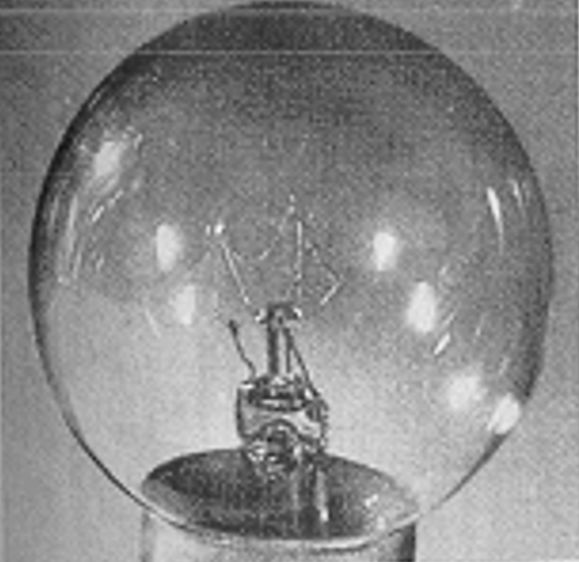
#> input picture avaragen.png, 579 x 562 px
$ python avarage_nn.py
#> lines starting #> are read from the running program, lines starting #| are printed output that depends on the picture
import numpy as np
import matplotlib.pyplot as plt

# Function to apply average filter to an image
def average_filter(image, kernel_size, n):
    # Get image dimensions
    height, width = image.shape

    # Initialize filtered image
    filtered_image = np.copy(image)

    # Plot original image
    plt.figure(figsize=(10, 5))
    plt.subplot(1, n+1, 1)
    plt.imshow(image, cmap='gray')
    plt.title('Original Image')
    plt.axis('off')

    # Apply average filtering n times
    for i in range(n):
        filtered_image_temp = np.zeros_like(image)
        for j in range(height):
            for k in range(width):
                # Define region of interest
                top = max(0, j - kernel_size // 2)
                bottom = min(height - 1, j + kernel_size // 2)
                left = max(0, k - kernel_size // 2)
                right = min(width - 1, k + kernel_size // 2)

                # Compute average value in the region of interest
                region = filtered_image[top:bottom+1, left:right+1]
                filtered_image_temp[j, k] = np.mean(region)

        # Update filtered image
        filtered_image = np.copy(filtered_image_temp)

        # Plot filtered image
        plt.subplot(1, n+1, i+2)
        plt.imshow(filtered_image, cmap='gray')
        plt.title('Iteration {}'.format(i+1))
        plt.axis('off')

    plt.show()

# Load an example image (you can use any image you want)
# Replace 'example_image.jpg' with the path to your image
image = plt.imread('avaragen.png')
#> image is the input picture: shape (562, 579, 4) float32; mean R, G, B, A 0.539, 0.539, 0.539, 1

# Convert image to grayscale if it's RGB
if len(image.shape) == 3:
    image = np.mean(image, axis=2)
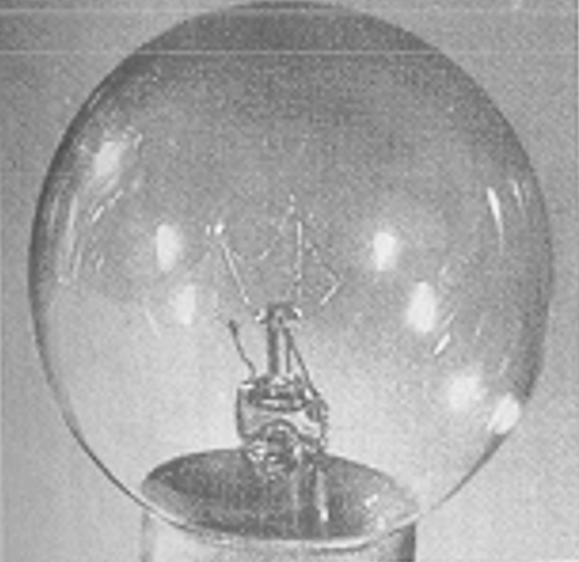
#> image: shape (562, 579) float32; min 0.297, max 0.988, mean 0.654

# Prompt user to input kernel size and number of iterations
kernel_size = int(input("Enter kernel size: "))
#> the answer given: 100
n_iterations = int(input("Enter number of iterations: "))
#> the answer given: 3

# Apply average filtering with the specified kernel size and number of iterations
average_filter(image, kernel_size, n_iterations)
#> after the loop in average_filter, `for i in range(n):`:
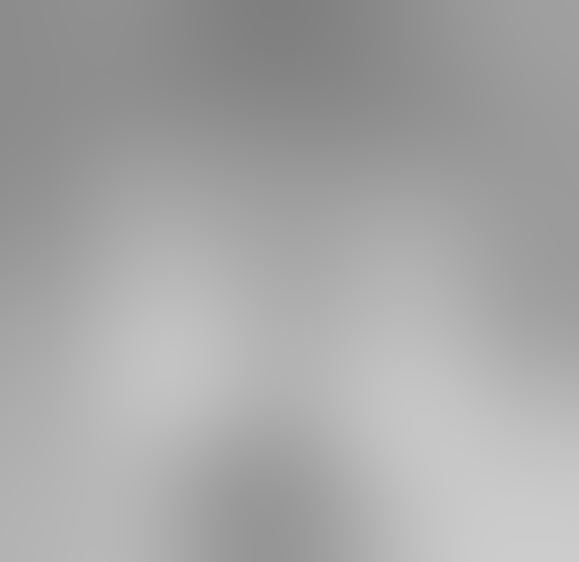
#> filtered_image_temp: shape (562, 579) float32; min 0.499, max 0.803, mean 0.653
#> in average_filter, `plt.show()`:
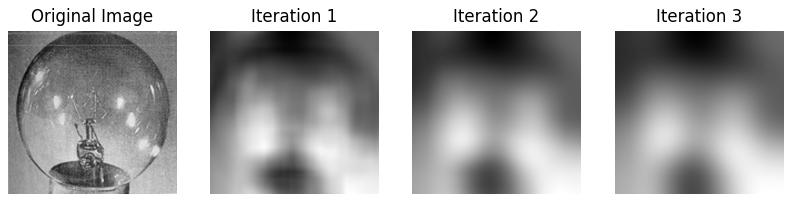
#> figure drawn by matplotlib, 4 panels
